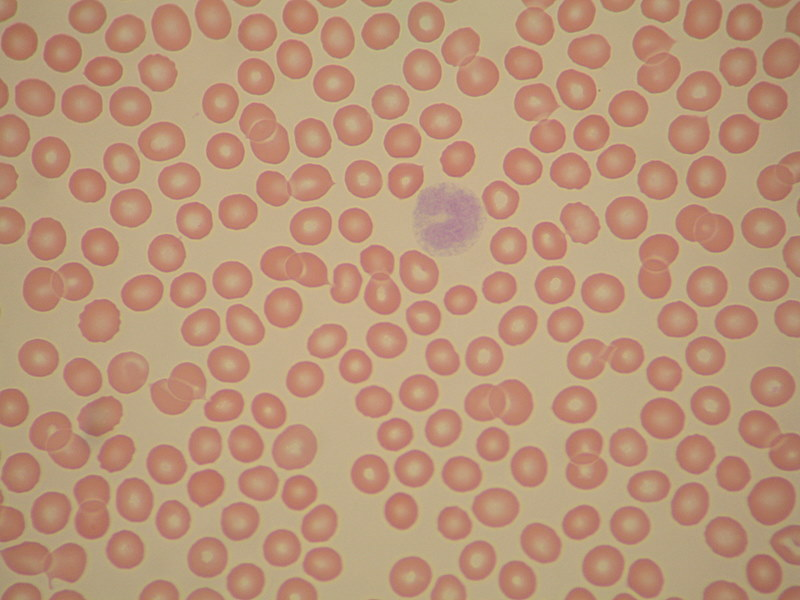
%> input picture 3 year/5 semestr/MPOC/Lab12/Krwinki.jpg, 800 x 600 px
$ octave zadanie_2.m   (GNU Octave 9; MATLAB toolbox functions it lacks are replaced by stand-ins)
%> lines starting %> are read from the running program, lines starting %| are printed output that depends on the picture; in (x1, y1, x2, y2) boxes, pixels count from 0 and x2, y2 are one past the last pixel; in counts of white or black regions, pixels touching at a corner belong together; the program's own positions count from 1
clc
close all
clear all
pkg image load

image = imread('Krwinki.jpg');
%> image is the input picture: size 600x800x3 uint8; mean R, G, B 186.8, 150.5, 122

if size(image, 3) == 3
  image_gray = rgb2gray(image);
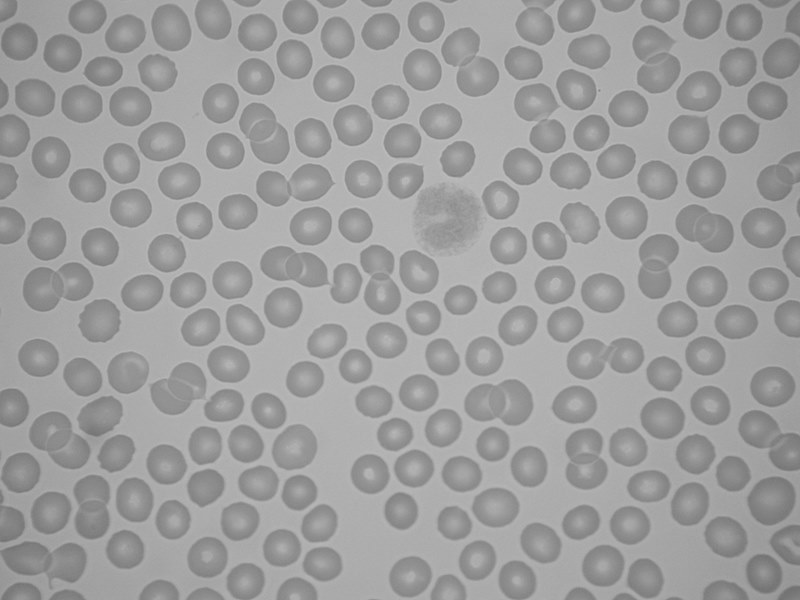
%> image_gray: size 600x800 uint8; min 113, max 192, mean 158.1
else
  image_gray = image;
end

th = graythresh(image_gray) * 255;
%> th = 156
Im = image_gray < th;
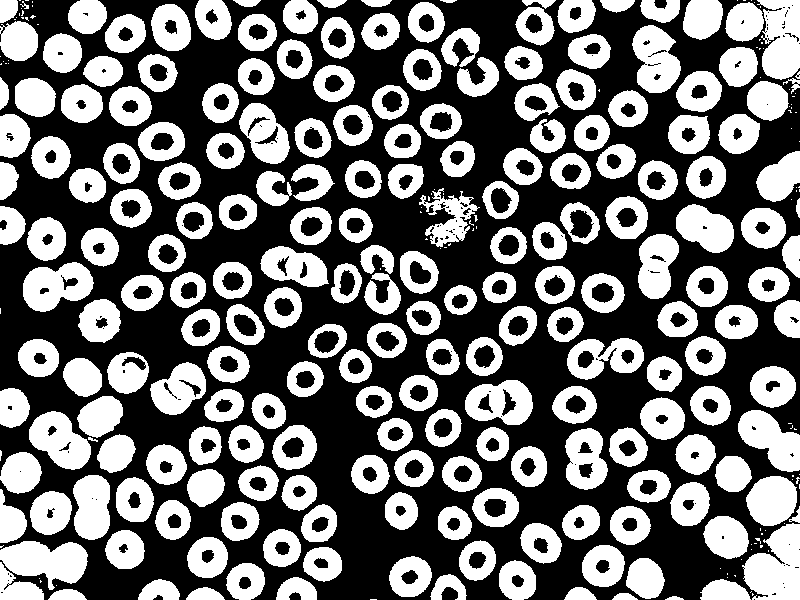
%> Im: size 600x800 logical; 43.7% white; 304 white regions (93 under 20 px), largest, box (x1, y1, x2, y2) and area: (742, 523, 800, 600) 3141, (0, 541, 88, 590) 2739, (757, 0, 800, 80) 2634
Im = imopen(Im, ones(3));
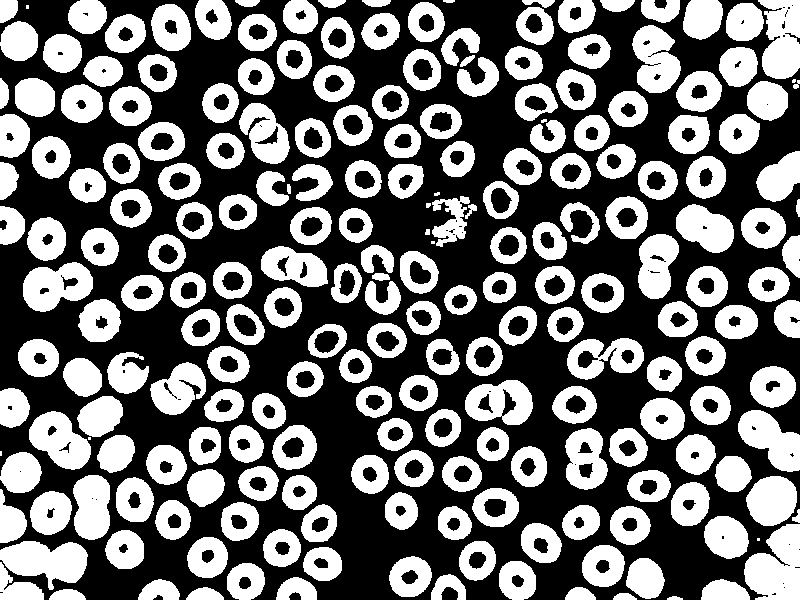
%> Im: size 600x800 logical; 43.4% white; 222 white regions (8 under 20 px), largest, box (x1, y1, x2, y2) and area: (744, 524, 800, 600) 3102, (0, 541, 88, 590) 2735, (758, 0, 800, 79) 2540
Im = imfill(Im, 'holes');
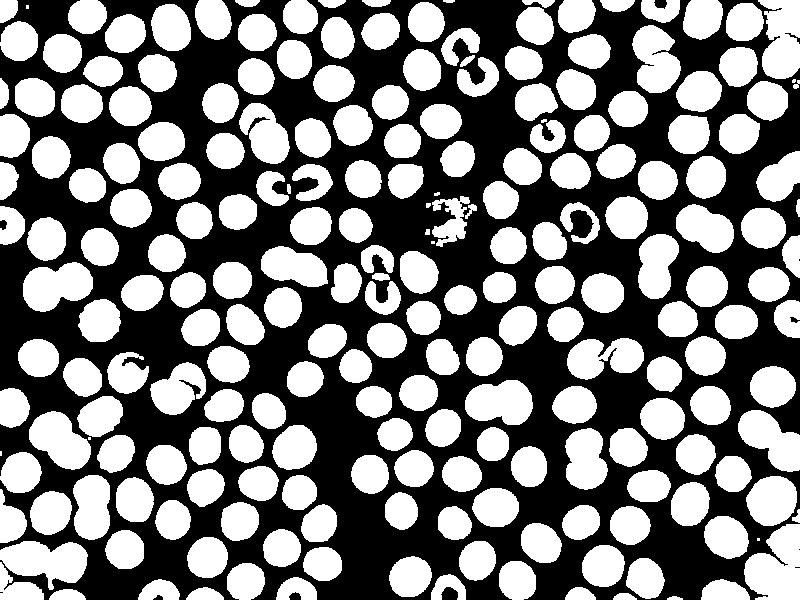
%> Im: size 600x800 logical; 49.3% white; 222 white regions (8 under 20 px)

[L, num] = bwlabel(Im);
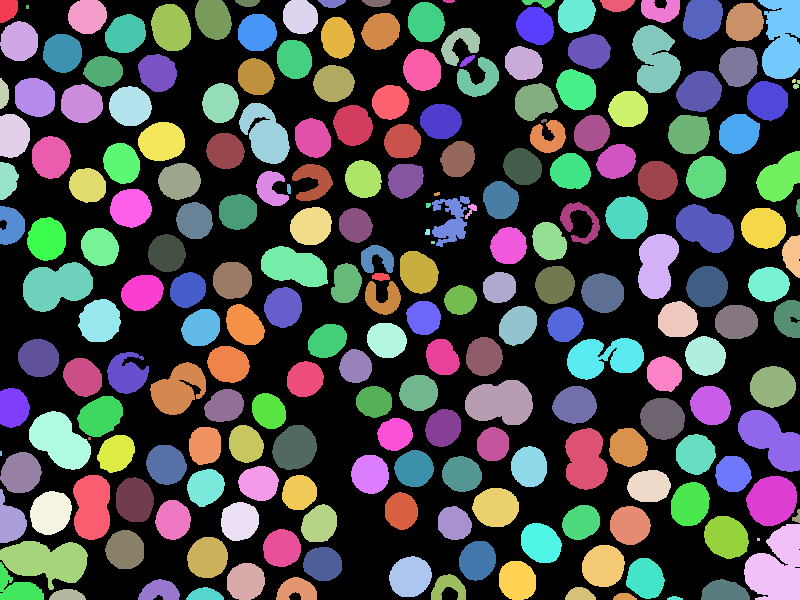
%> L: size 600x800 double; 223 distinct labels, from 0 to 222; one colour per label, 0 black
%> num = 222
props = regionprops(L, 'Area', 'BoundingBox');
%> props = 222 regions; largest, box (x1, y1, x2, y2) and Area: (744, 524, 800, 600) 3113, (0, 541, 88, 590) 2735, (758, 0, 800, 79) 2574, (23, 262, 93, 312) 2468, (465, 380, 533, 425) 2349
mean_area = mean([props.Area]);
%> mean_area = 1064.9
filtered_objects = 0;

figure
subplot(4, 2, 1);imshow(image);title('Oryginalny obraz');
subplot(4, 2, 2);imshow(image_gray, []);title('Obraz w skali szarości');
subplot(4, 2, 3);imshow(Im);title('Po progowaniu i operacjach morfologicznych');
subplot(4, 2, 4);imshow(label2rgb(L, 'jet', 'k', 'shuffle'));title('Etykietowanie');
%> after `imshow(label2rgb(L, 'jet', 'k', 'shuffle'))`:
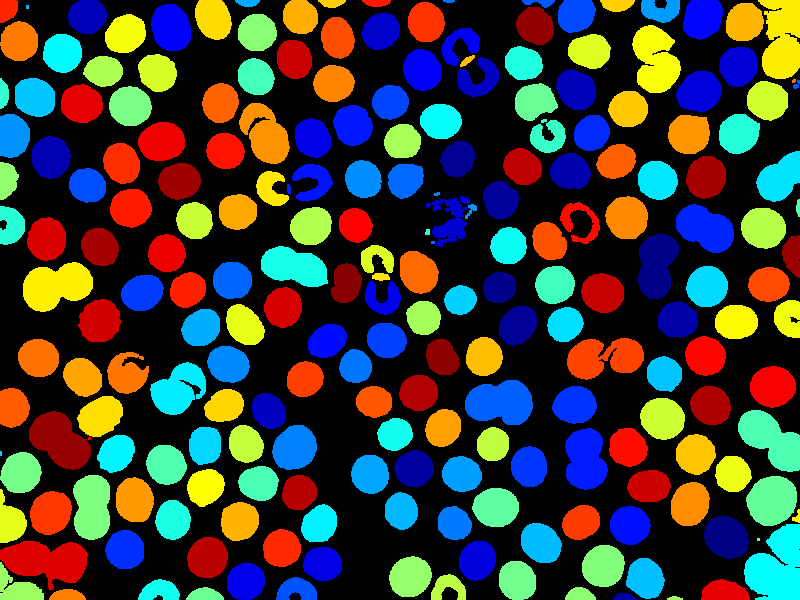
%> displayed picture: size 600x800x3, on the screen's scale of 0 to 255; mean R, G, B 60.7, 62.2, 56.9
subplot(4, 2, 5);imshow(image);title('Wykryto krwinki');

hold on;
for k = 1:num
  area = props(k).Area;
  bbox = props(k).BoundingBox;

  if (area > 0.8 * mean_area && area < 1.2 * mean_area) && ...
     (bbox(1) > 1 && bbox(2) > 1 && bbox(1) + bbox(3) <= size(image_gray, 2) && ...
      bbox(2) + bbox(4) <= size(image_gray, 1))
     filtered_objects = filtered_objects + 1;
     rectangle('Position', bbox, 'EdgeColor', 'r', 'LineWidth', 0.5);
  end
end
%> this loop made 222 passes
%> (area, bbox) on passes 1, 2, 3, 4, 5, 6, 7, 9, 10, 11, 12, 13: (345, [0.5 0.5 18 23]), (1194, [0.5 21.5 38 40]), (214, [0.5 78.5 9 31]), (1113, [0.5 114.5 30 44]), (539, [0.5 162.5 19 38]), (745, [0.5 206.5 25 39]), (984, [0.5 388.5 30 40]), (1314, [0.5 452.5 42 41]), (888, [0.5 489.5 27 54]), (2735, [0.5 541.5 88 49]), (854, [0.5 562.5 44 38]), (1284, [15.5 78.5 40 39])
%> after the loop, filtered_objects = 114
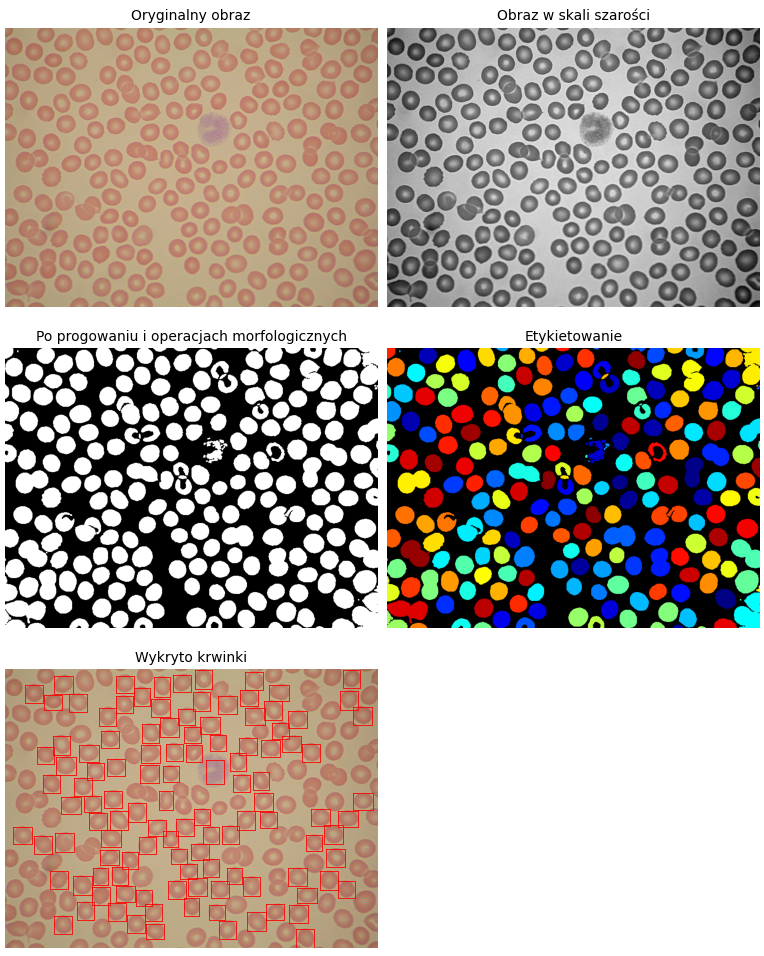
%> figure redrawn from the program's plot data, 5 panels
hold off;

fprintf(['Liczba czerwonych krwinek w całości na obrazie wynosi: ', num2str(filtered_objects)]);
%| Liczba czerwonych krwinek w całości na obrazie wynosi: 114

imwrite(image_gray, 'krwinki_gray.jpg');
imwrite(Im, 'krwinki_opermorfolog.jpg');
